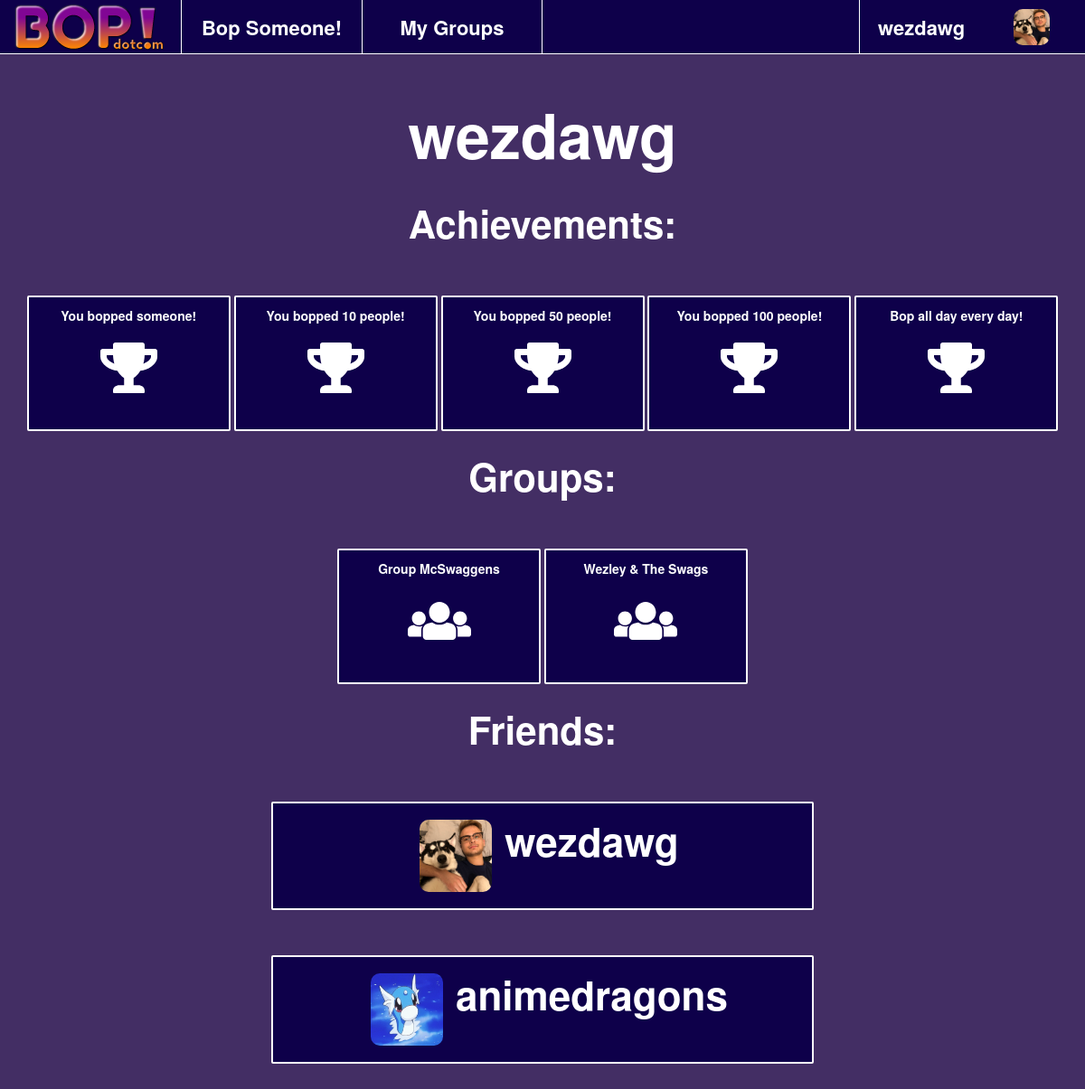
The page /userpage/2/ (signed in) on the database its author committed.
### bopapp/models.py (models this page shows)
class Profile(models.Model):
	user = models.OneToOneField(User, on_delete=models.CASCADE)
	userName = models.CharField('userName', max_length=256, blank=True)
	firstName = models.CharField('firstName', max_length=256, blank=True)
	lastName = models.CharField('lastName', max_length=256, blank=True)
	birthDate = models.DateTimeField(auto_now_add=True)
	profilePicture = models.ImageField(upload_to='profile_pictures', null=True, blank=True)

class Has_Achievement(models.Model):
	achievement = models.ForeignKey(Achievement, on_delete=models.CASCADE, null=False)
	user = models.ForeignKey(Profile, on_delete=models.CASCADE, null=False)
	dateUnlocked = models.DateTimeField(auto_now_add=True)

class Achievement(models.Model):
	description = models.CharField('description', max_length=512, blank=True)

class In_Group(models.Model):
	user = models.ForeignKey(Profile, on_delete=models.CASCADE, null=False)
	group = models.ForeignKey(Group, on_delete=models.CASCADE, null=False)
	joined = models.DateTimeField(auto_now_add=True)

class Group(models.Model):
	groupName = models.CharField('name', max_length=512, blank=True)
	dateCreated = models.DateTimeField(auto_now_add=True)

### bopapp/views.py (the view)
# urls.py: path('userpage/<int:u_id>/', views.user_page, name='userpage'),
def user_page(request, u_id):
	user = User.objects.filter(id = u_id)[0]
	cuser = request.user
	friends = Friend.objects.filter(Q(user1_id = user.id) | Q(user2_id = user.id)).values_list('user1_id', 'user2_id')
	friend_users = Profile.objects.filter(Q(user_id__in = [f[0] for f in friends]) | Q(user_id__in = [f[1] for f in friends]))
	achievements = Has_Achievement.objects.filter(user_id = user.id)
	groups = In_Group.objects.filter(user_id = user.id)
	return render(request, 'userpage.html', {
		'current_page': 'profile',
		'achievements': achievements,
		'groups': groups,
		'name': 'Bop!',
		'friends': friend_users,
		'user_view': user,
		'user': cuser
	})

### bopapp/templates/userpage.html
{% extends 'index.html' %}
{% load static %}
{% block content %}
<div class='userpage' style="color: white; width: 100%; height: content-fit; text-align: center; overflow-y: auto;">
	<div style="font-weight: bolder; font-size: 68px;">{{user_view.profile.userName}}</div>
	<br>
	<div style="font-weight: bolder; font-size: 42px;">Achievements:</div>
	<div>
		{% for ac in achievements %}
		<div class="bop" style="width: 225px; height: 150px; display: inline-block; text-align: center;"><div style="font-weight: bolder;">{{ac.achievement.description}}</div><br><i class="fas fa-trophy fa-4x"></i></div>
		{% endfor %}
	</div>
	<br>
	<div style="font-weight: bolder; font-size: 42px;">Groups:</div>
	<div>
		{% for gc in groups %}
		<div class="bop" style="width: 225px; height: 150px; display: inline-block; text-align: center;"><div style="font-weight: bolder;">{{gc.group.groupName}}</div><br><i class="fas fa-users fa-4x"></i></div>
		{% endfor %}
	</div>
	<br>
	<div style="font-weight: bolder; font-size: 42px;">Friends:</div>
	<div>
		{% for friend in friends %}
		<a href="{% url 'userpage' friend.id %}" style="color: white; text-decoration: none;">
			<div class="bop friend" style="text-align: center">
				<img class="profile-picture" src="{{friend.profilePicture.url}}" alt="Profile Picture" style="margin-left: 15px; height: 80px; width: 80px; margin-top:6px">
				<span style="margin-left: 10px; font-weight: bolder; font-size: 44px; padding-top: 6px;">{{friend.userName}}</span>
			</div>
		</a>
		{% endfor %}
	</div>
	<div style="height:150px;"></div>
</div>
{% endblock %}

### bopapp/templates/index.html (shortened to what this page needs)
{% load static %}
<head>
	<link rel="stylesheet" type="text/css" href="{% static 'style.css' %}"/>
	<link rel="stylesheet" href="{% static 'bootstrap-3.3.7-dist/css/bootstrap.min.css' %}">
</head>
<body>
	<div class="main" style="min-height: 100%; min-width: 100%;">
		<div class="nav-bar" style="min-width: 100%; height: 60px;">
			<a href = "{% url 'index' %}">
				<div style="display: inline-block; float:left; width: 200px">
					<img class="logo" src="/media_root/logo.png" alt="Bop Logo" style="margin-left: 15px;">
				</div>
			</a>
			<a href="{% url 'userpage' user.id%}">
				<div class="nav-item" style="color: white; display: inline-block; float:right; width: 250px; height: 100%; text-align: center; border: solid; border-width: 0px; border-left-width: 1px;">
					{% if user.profile.profilePicture.url != '' %}
					<img class="profile-picture" src="{{user.profile.profilePicture.url}}" alt="Profile Picture" style="margin-left: 15px;">
					{% else %}
					<img class="profile-picture" src="/media_root/profile_pictures/default.png" alt="Profile Picture" style="margin-left: 15px;">
					{% endif %}
					<div class="user-name">{{ user.profile.userName }}</div>
				</div>
			</a>
			<a href = "{% url 'bopsomeone' %}">
				<div class="nav-item {% if current_page == 'bop_someone' %} active {% endif %}" style="color: white; display: inline-block; float:left; width: 200px; height: 100%; text-align: center; border: solid; border-width: 0px; border-left-width: 1px;">
					<div style="font-size: 22px; font-weight: bolder; margin-top:15px;">Bop Someone!</div>
				</div>
			</a>
			<a href = "{% url 'groups' %}">
				<div class="nav-item {% if current_page == 'group' %} active {% endif %}" style="color: white; display: inline-block; float:left; width: 200px; height: 100%; text-align: center; border: solid; border-width: 0px; border-left-width: 1px; border-right-width: 1px;">
					<div style="font-size: 22px; font-weight: bolder; margin-top:15px;">My Groups</div>
				</div>
			</a>
		</div>
		{% block content %}
		{% endblock %}
	</div>
</body>

### bopapp/static/style.css (style rules this page uses)
.main { background: #432e64; }
.nav-bar { background: #0E004A; border: solid; border-width: 0px; border-color: white; border-bottom-width: 1px; }
.profile-picture { height: 40px; width: 40px; border-radius: 10px; display: inline-block; margin-top: 10px; }
.user-name { margin-top: 15px; display: inline-block; float:left; margin-left: 20px; font-weight: bolder; font-size: 22px; }
.bop { background:#0E004A; width: 50%; height: 120px; margin: auto; margin-top:50px; text-align: left; padding-left: 20px; padding-right: 20px; padding-top:10px; padding-bottom: 10px; border: solid; border-color: white; border-width: 2px; border-radius: 2px; }
.logo { height: 100px; position: relative; bottom:20px; }

### rows shown on the page
Has_Achievement: achievement.description "You bopped someone!"
Has_Achievement: achievement.description "You bopped 10 people!"
Has_Achievement: achievement.description "You bopped 50 people!"
Has_Achievement: achievement.description "You bopped 100 people!"
Has_Achievement: achievement.description "Bop all day every day!"
In_Group: group.groupName "Group McSwaggens"
In_Group: group.groupName "Wezley & The Swags"
Profile: profilePicture (picture), userName "wezdawg"
Profile: profilePicture (picture), userName "animedragons"

### other values the page prints
{{ user.profile.userName }} "wezdawg"
{{ user_view.profile.userName }} "wezdawg"
